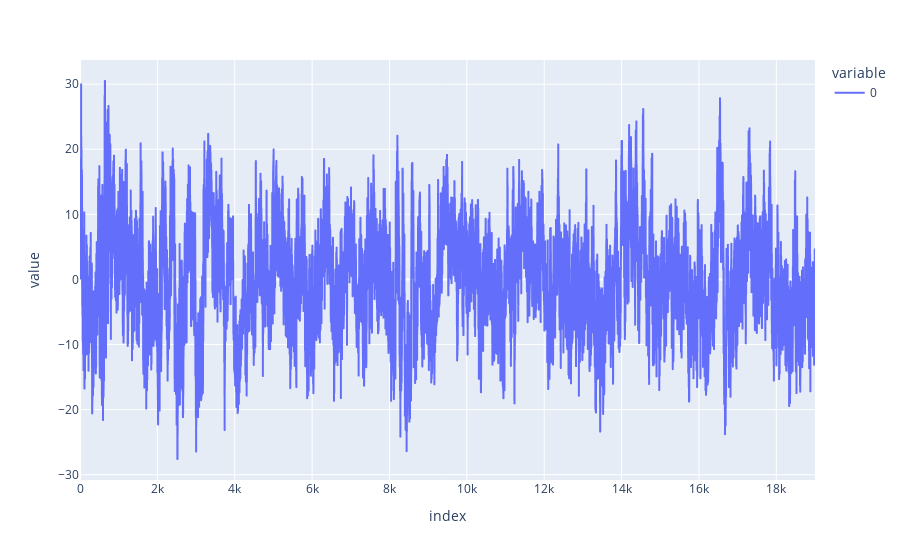

The cell this chart's notebook holds for it:
### Code cell
px.line(s[1][getChannel('P4')])

### Figure 1 — Plotly figure (JSON) as saved in the notebook; plotly's stock layout.template omitted (floating-point values rounded to 4 significant figures; data arrays with more than 128 entries replaced by an {"elided": "..."} marker saying what was removed)
{"data": [{"hovertemplate": "variable=0<br>index=%{x}<br>value=%{y}<extra></extra>", "legendgroup": "0", "line": {"color": "#636efa", "dash": "solid"}, "marker": {"symbol": "circle"}, "mode": "lines", "name": "0", "showlegend": true, "type": "scattergl", "x": {"elided": "19001 int values"}, "xaxis": "x", "y": {"elided": "19001 float values"}, "yaxis": "y"}], "layout": {"legend": {"title": {"text": "variable"}, "tracegroupgap": 0}, "margin": {"t": 60}, "xaxis": {"anchor": "y", "domain": [0, 1], "title": {"text": "index"}}, "yaxis": {"anchor": "x", "domain": [0, 1], "title": {"text": "value"}}}}
